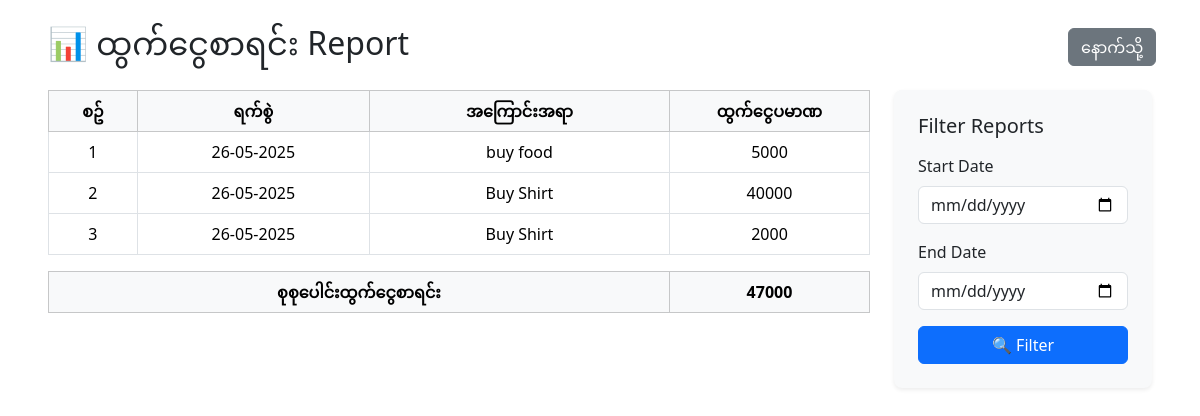
The page /report.php?report=total_cash_out on the database as committed earlier.
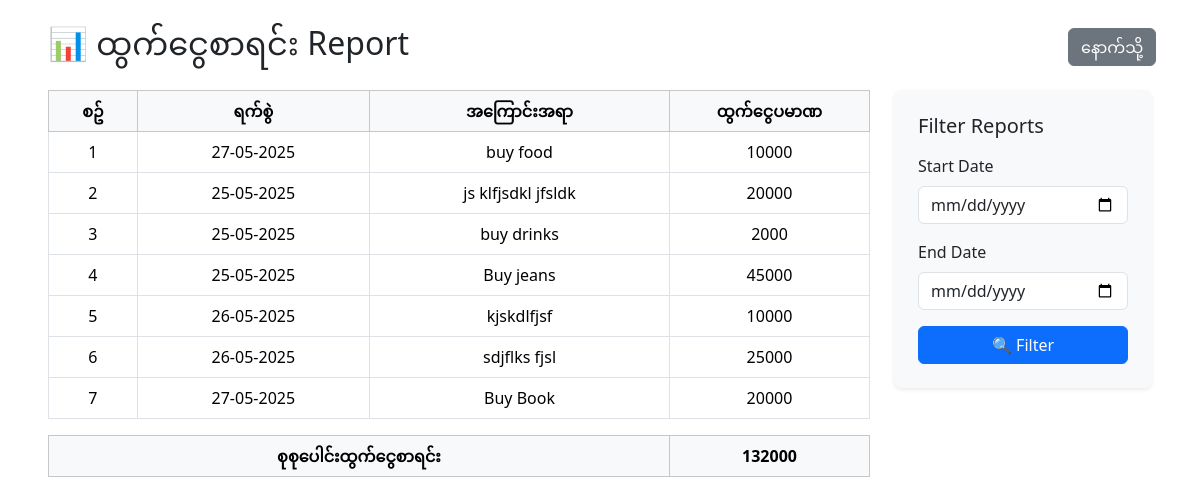
The same page on the database as committed later.
### tables this page shows
CREATE TABLE `cashbook` (
  `id` int(11) NOT NULL,
  `date` date NOT NULL,
  `description` text NOT NULL,
  `in_amt` int(11) NOT NULL,
  `out_amt` int(11) NOT NULL,
  `balance` int(11) NOT NULL,
  `category_id` int(11) NOT NULL,
  `created_at` timestamp NOT NULL DEFAULT current_timestamp() ON UPDATE current_timestamp()
);

### report.php (the view, shortened to what the changed rows need)
<?php include 'connect.php'; ?>
<div class="mx-5 py-4">
  <div class="mb-4 d-flex">
    <div class="col-11">
      <h2 class="mb-0">
        📊
        <?php
            if($_GET['report'] == 'cash_in_percentage'){
                echo "ငွေသွင်းဝန်ဆောင်ခ";
            } elseif($_GET['report'] == 'cash_out_percentage'){
                echo "ငွေထုတ်ဝန်ဆောင်ခ";
            } elseif($_GET['report'] == 'total_cash_in'){
                echo "ငွေဝင်စာရင်း";
            } elseif($_GET['report'] == 'total_cash_out'){
                echo "ထွက်ငွေစာရင်း";
            }
        ?>
        Report
      </h2>
    </div>
  </div>
  <div class="row">
    <div class="col-lg-9 mb-4">
    <?php
      if($_GET['report'] == 'cash_in_percentage'){
        if(isset($_POST['filter']) && !empty($_POST['start_date']) && !empty($_POST['end_date'])){
          $start_date = $_POST['start_date'];
          $end_date = $_POST['end_date'];
          $cash_in_percentagestmt = $pdo->prepare("SELECT * FROM cashbook WHERE in_amt != 0 AND date BETWEEN '$start_date' AND '$end_date'");
        }else{
          $cash_in_percentagestmt = $pdo->prepare("SELECT * FROM cashbook WHERE in_amt != 0");
        }
        $cash_in_percentagestmt->execute();
        $cash_in_percentagedatas = $cash_in_percentagestmt->fetchAll();
    ?>
    <div class="table-responsive">
        <table class="table table-bordered table-hover align-middle">
          <thead class="table-light">
            <tr>
                <th class="text-center">စဥ်</th>
                <th class="text-center">ရက်စွဲ</th>
                <th class="text-center" style="width: 300px;">အကြောင်းအရာ</th>
                <th class="text-center">အဝင်ငွေပမာဏ</th>
                <th class="text-center">ဝန်ဆောင်ခ ( % ) </th>
                <th class="text-center">ဝန်ဆောင်ခပမာဏ</th>
            </tr>
          </thead>
          <tbody>
            <?php
            $no = 1;
            foreach($cash_in_percentagedatas as $cash_in_percentagedata){
                $id = $cash_in_percentagedata['id'];
                $percentagestmt = $pdo->prepare("SELECT * FROM percentage WHERE cash_id = '$id'");
                $percentagestmt->execute();
                $percentagedatas = $percentagestmt->fetch(PDO::FETCH_ASSOC);
            ?>
            <tr>
              <td class="text-center"><?php echo $no; ?></td>
              <td class="text-center"><?php echo date('d-m-Y', strtotime($cash_in_percentagedata['date'])) ?></td>
              <td class="text-center"><?php echo $cash_in_percentagedata['description']; ?></td>
              <td class="text-center"><?php echo $cash_in_percentagedata['in_amt']; ?></td>
              <td class="text-center"><?php echo $percentagedatas['percentage']; ?></td>
              <td class="text-center" style="width: 150px;"><?php echo $percentagedatas['percentage_amt']; ?></td>
            </tr>
            <?php
            $no++;
            }
            ?>
          </tbody>
        </table>
        <?php
          if(isset($_POST['filter']) && !empty($_POST['start_date']) && !empty($_POST['end_date'])){
            $total_percentagestmt = $pdo->prepare("SELECT SUM(percentage_amt) AS total_percentage_amt FROM percentage WHERE inorout = 'in' AND date BETWEEN '$start_date' AND '$end_date'");
          }else{
            $total_percentagestmt = $pdo->prepare("SELECT SUM(percentage_amt) AS total_percentage_amt FROM percentage WHERE inorout = 'in'");
          }
            $total_percentagestmt->execute();
            $total_percentagedatas = $total_percentagestmt->fetch(PDO::FETCH_ASSOC);
        ?>
        <table class="table table-bordered table-hover align-middle">
          <thead class="table-light">
            <tr>
                <th class="text-center">စုစုပေါင်းငွေသွင်းဝန်ဆောင်ခ</th>
                <th class="text-center" style="width: 150px;"><?php echo $total_percentagedatas['total_percentage_amt']; ?></th>
            </tr>
          </thead>
        </table>
      </div>
    <?php
      }elseif($_GET['report'] == 'total_cash_out'){
        if(isset($_POST['filter']) && !empty($_POST['start_date']) && !empty($_POST['end_date'])){
          $start_date = $_POST['start_date'];
          $end_date = $_POST['end_date'];
          $total_cash_outstmt = $pdo->prepare("SELECT * FROM cashbook WHERE out_amt != 0 AND date BETWEEN '$start_date' AND '$end_date'");
        }else{
          $total_cash_outstmt = $pdo->prepare("SELECT * FROM cashbook WHERE out_amt != 0");
        }
        $total_cash_outstmt->execute();
        $total_cash_outdatas = $total_cash_outstmt->fetchAll();
    ?>
    <div class="table-responsive">
        <table class="table table-bordered table-hover align-middle">
          <thead class="table-light">
            <tr>
                <th class="text-center">စဥ်</th>
                <th class="text-center">ရက်စွဲ</th>
                <th class="text-center" style="width: 300px;">အကြောင်းအရာ</th>
                <th class="text-center" style="width: 200px;">ထွက်ငွေပမာဏ</th>
            </tr>
          </thead>
          <tbody>
            <?php
            $no = 1;
            foreach($total_cash_outdatas as $total_cash_outdata){
            ?>
            <tr>
              <td class="text-center"><?php echo $no; ?></td>
              <td class="text-center"><?php echo date('d-m-Y', strtotime($total_cash_outdata['date'])) ?></td>
              <td class="text-center"><?php echo $total_cash_outdata['description']; ?></td>
              <td class="text-center"><?php echo $total_cash_outdata['out_amt']; ?></td>
            </tr>
            <?php
            $no++;
            }
            ?>
          </tbody>
        </table>
        <?php
          if(isset($_POST['filter']) && !empty($_POST['start_date']) && !empty($_POST['end_date'])){
            $total_cash_outstmt = $pdo->prepare("SELECT SUM(out_amt) AS total_out_amt FROM cashbook WHERE out_amt != 0 AND date BETWEEN '$start_date' AND '$end_date'");
          }else{
            $total_cash_outstmt = $pdo->prepare("SELECT SUM(out_amt) AS total_out_amt FROM cashbook WHERE out_amt != 0");
          }
            $total_cash_outstmt->execute();
            $total_cash_outdatas = $total_cash_outstmt->fetch(PDO::FETCH_ASSOC);
        ?>
        <table class="table table-bordered table-hover align-middle">
          <thead class="table-light">
            <tr>
                <th class="text-center">စုစုပေါင်းထွက်ငွေစာရင်း</th>
                <th class="text-center" style="width: 200px;"><?php echo $total_cash_outdatas['total_out_amt']; ?></th>
            </tr>
          </thead>
        </table>
      </div>
      <?php
      }
      ?>
    </div>
  </div>
</div>
<?php include 'footer.php'; ?>

Rows that differ between the two databases and show on the page:
removed cashbook: date "26-05-2025", description "buy food", out_amt "5000"
removed cashbook: date "26-05-2025", description "Buy Shirt", out_amt "40000"
removed cashbook: date "26-05-2025", description "Buy Shirt", out_amt "2000"
added cashbook: date "27-05-2025", description "buy food", out_amt "10000"
added cashbook: date "25-05-2025", description "js klfjsdkl jfsldk", out_amt "20000"
added cashbook: date "25-05-2025", description "buy drinks", out_amt "2000"
added cashbook: date "25-05-2025", description "Buy jeans", out_amt "45000"
added cashbook: date "26-05-2025", description "kjskdlfjsf", out_amt "10000"
added cashbook: date "26-05-2025", description "sdjflks fjsl", out_amt "25000"
added cashbook: date "27-05-2025", description "Buy Book", out_amt "20000"
Other text that changed with them:
$total_cash_outdatas['total_out_amt']: "47000" → "132000"
